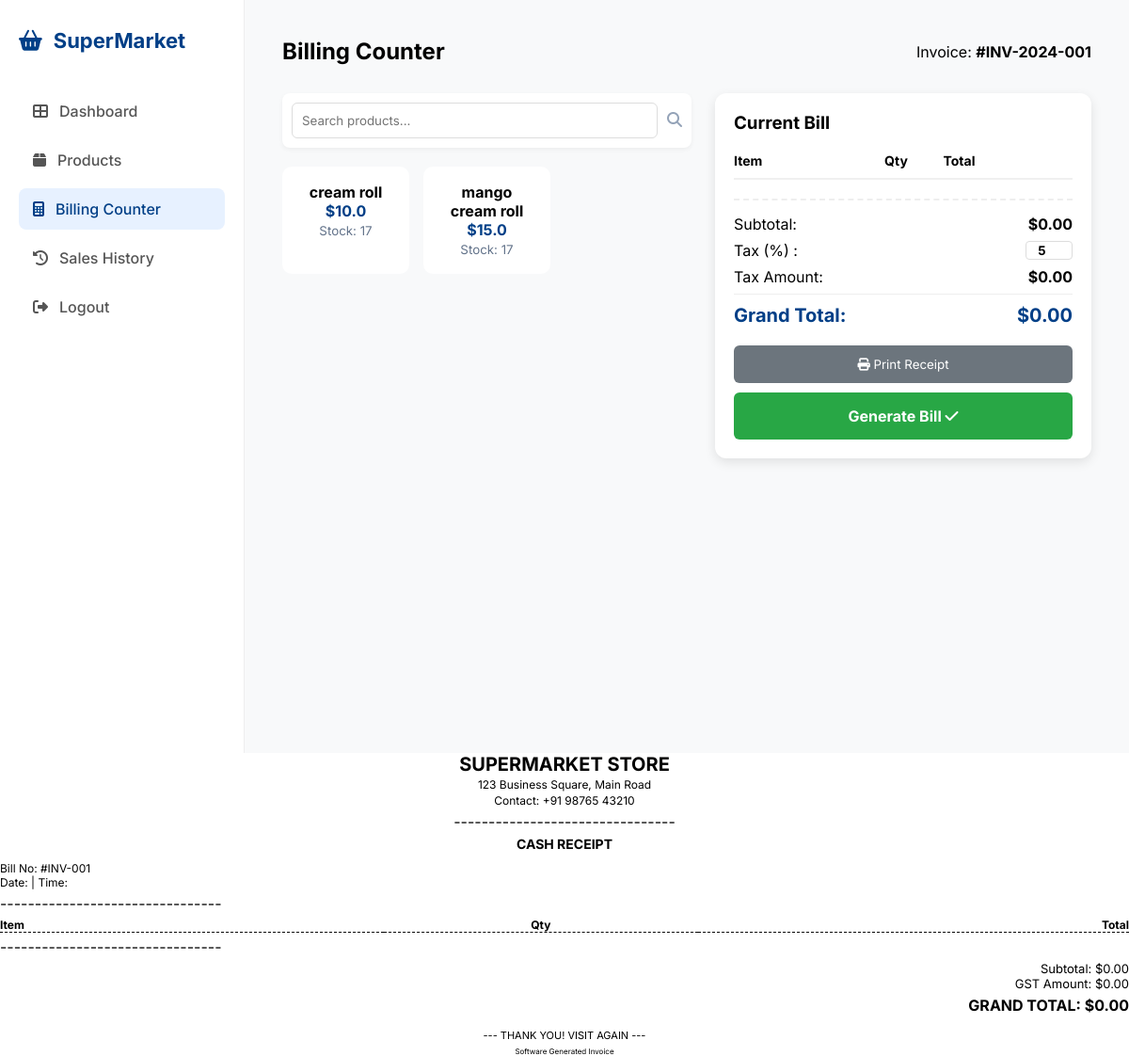
Before: /billing (signed in) with the older database file.
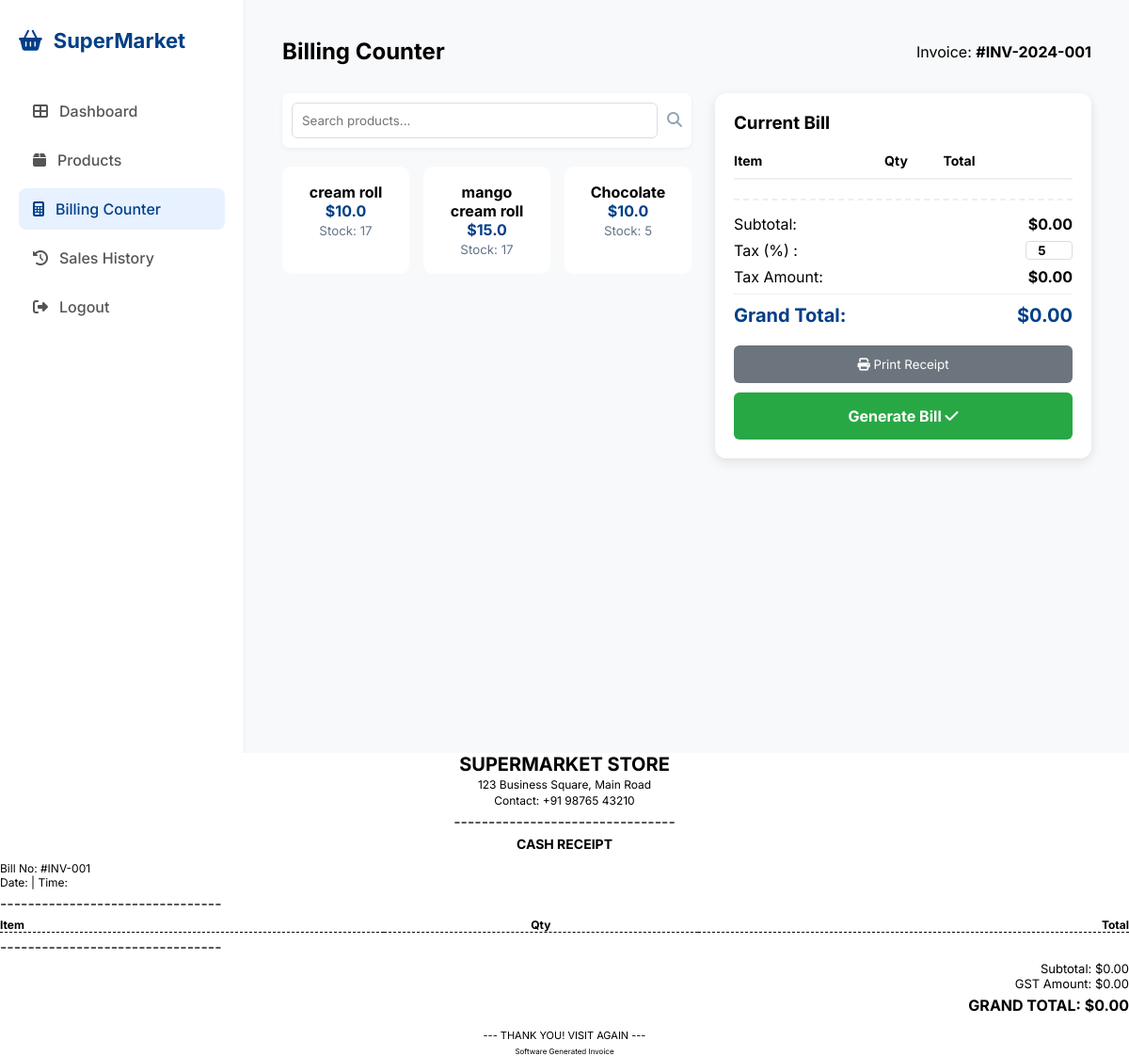
After: the same page with the newer database file.
### tables this page shows
CREATE TABLE products (
            id INTEGER PRIMARY KEY AUTOINCREMENT,
            name TEXT NOT NULL,
            category TEXT NOT NULL,
            price REAL NOT NULL,
            stock INTEGER NOT NULL
        );

### app.py (the view)
@app.route('/billing')
def billing():
    if 'user' not in session:
        return redirect(url_for('login'))
    conn = get_db_connection()
    db_products = conn.execute('SELECT * FROM products').fetchall()
    conn.close()
    return render_template('billing.html', products=db_products)

### app.py (called while the page is built)
def get_db_connection():
    conn = sqlite3.connect('supermarket.db')
    conn.row_factory = sqlite3.Row
    return conn

### templates/billing.html (shortened to what the changed rows need)
<!DOCTYPE html>
<html lang="en">
<head>
    <link rel="stylesheet" href="https://cdnjs.cloudflare.com/ajax/libs/font-awesome/6.4.0/css/all.min.css">
    <link rel="stylesheet" href="{{ url_for('static', filename='style.css') }}">
</head>
<body class="dashboard-page">
    <div class="dashboard-wrapper">
        <main class="main-content">
            <header class="top-header">
                <h2>Billing Counter</h2>
            </header>
            <div class="billing-container">
                <div class="selection-area">
                    <div class="quick-products-grid">
                        {% for item in products %}
                        <div class="p-card" onclick="addToBill('{{ item['name'] }}', {{ item['price'] }})">
                            <p><strong>{{ item['name'] }}</strong></p>
                            <span style="color: #003f87; font-weight: bold;">${{ item['price'] }}</span>
                            <br>
                            <small style="color: #64748b;">Stock: {{ item['stock'] }}</small>
                        </div>
                        {% endfor %}
                    </div>
                </div>
                <div class="bill-card">
                    <table class="bill-table">
                        <thead>
                            <tr>
                                <th>Item</th>
                                <th style="text-align: center;">Qty</th>
                                <th>Total</th>
                            </tr>
                        </thead>
                    </table>
                </div>
            </div>
        </main>
    </div>
    <div id="thermal-receipt" class="print-only">
        <div class="receipt-header" style="text-align: center;">
            <h1 style="font-size: 20px; margin: 0;">SUPERMARKET STORE</h1>
        </div>
        <table style="width: 100%; font-size: 12px; border-collapse: collapse;">
            <thead>
                <tr style="border-bottom: 1px dashed #000;">
                    <th style="text-align: left;">Item</th>
                    <th style="text-align: center;">Qty</th>
                    <th style="text-align: right;">Total</th>
                </tr>
            </thead>
        </table>
    </div>
</body>
</html>

Changed rows visible on the page:
added products: name "Chocolate", price "10.0", stock "5"
